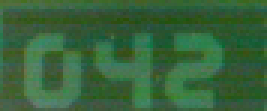
#> input picture dev/machine_learning/numberRecognition/num_outputs/num_1.png, 89 x 37 px (shown 3 times larger); its folder holds only this picture in this run
$ python ExtractDigits_old.py
#> lines starting #> are read from the running program, lines starting #| are printed output that depends on the picture; after the words box and inside, x2 and y2 are one past the last pixel; in counts of white or black regions, pixels touching at a corner belong together
#> in extract_digits, img is the input picture: shape (37, 89, 3); mean B, G, R 59.2, 99.3, 55.3
import cv2
import numpy as np
import sys
import os
import glob

isWindows = sys.platform.startswith('win')
pathChar = "/"
if isWindows:
    pathChar = "\\"
startingdir = os.getcwd() + pathChar


def averageColumns(num_pic):
    img = cv2.imread(num_pic)
    # -----Converting image to LAB Color model-----------------------------------
    lab = cv2.cvtColor(img, cv2.COLOR_BGR2LAB)
    # cv2.imshow("lab", lab)

    # -----Splitting the LAB image to different channels-------------------------
    l, a, b = cv2.split(lab)

    # -----Applying CLAHE to L-channel-------------------------------------------
    clahe = cv2.createCLAHE(clipLimit=3.0, tileGridSize=(8, 8))
    cl = clahe.apply(l)

    # -----Merge the CLAHE enhanced L-channel with the a and b channel-----------
    limg = cv2.merge((cl, a, b))

    # -----Converting image from LAB Color model to RGB model--------------------
    final = cv2.cvtColor(limg, cv2.COLOR_LAB2BGR)
    # cv2.imshow('final', final)

    img = final
    img = cv2.cvtColor(img, cv2.COLOR_BGR2GRAY)
    means = np.mean(img, axis=0)
    avg = np.mean(means)
    height, width = img.shape
    # print(means)
    for col in range(width):
        # print(img[col][:])
        if means[col] < avg * 0.8:
            img[:, col] = 0
    # cv2.imshow('img', img)
    # key = cv2.waitKey(0)


# Input the image with the full chip number
def find_digits(img):
    out_img = img.copy()
    img = ~img
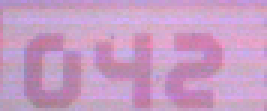
#> img: shape (37, 89, 3) (shown 3 times larger); mean of channels 0, 1, 2 195.8, 155.7, 199.7; drawn as B, G, R
    gray = cv2.cvtColor(img, cv2.COLOR_BGR2GRAY)
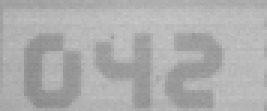
#> gray: shape (37, 89) (shown 3 times larger); min 137, max 198, mean 173.4
    blur = cv2.GaussianBlur(gray, (5, 5), 0)
    # im, thresh1 = cv2.threshold(blur, 127, 255, cv2.THRESH_OTSU)

    # _, thresh2 = cv2.threshold(blur, 90, 255, cv2.THRESH_BINARY)
    thresh2 = cv2.adaptiveThreshold(blur, 255, cv2.ADAPTIVE_THRESH_MEAN_C, cv2.THRESH_BINARY, 15, 1)
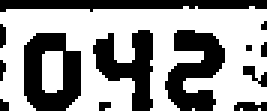
#> thresh2: shape (37, 89) (shown 3 times larger); 60.1% white; 13 black regions (7 under 20 px), largest, box (x1, y1, x2, y2) and area: (8, 11, 27, 37) 334, (55, 10, 75, 37) 319, (31, 10, 51, 37) 280, (0, 0, 89, 4) 265, (78, 34, 89, 37) 28, (81, 22, 89, 29) 25
    thresh2 = np.pad(thresh2, [(50, 25), (50, 25)], mode="constant", constant_values=255)
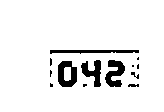
#> thresh2: shape (112, 164); 92.9% white; 13 black regions (7 under 20 px), largest, box (x1, y1, x2, y2) and area: (58, 61, 77, 87) 334, (105, 60, 125, 87) 319, (81, 60, 101, 87) 280, (50, 50, 139, 54) 265, (128, 84, 139, 87) 28, (131, 72, 139, 79) 25

    #################      Now finding Contours         ###################

    thresh2 = ~thresh2
#> thresh2: shape (112, 164); 7.1% white; 13 white regions (7 under 20 px)
    contours2, hierarchy2 = cv2.findContours(thresh2, cv2.RETR_TREE, cv2.CHAIN_APPROX_SIMPLE)
#> contours2 = 14 contours, 9 with area under 20; largest, box (x1, y1, x2, y2) and area: (58, 61, 77, 87) 391, (105, 60, 125, 87) 266, (81, 60, 101, 87) 230, (50, 50, 139, 54) 174, (63, 66, 72, 82) 112

    digits = []

    for cnt in contours2:
        # print("area = ", cv2.contourArea(cnt))
        if 500 > cv2.contourArea(cnt) > 75:
            [x, y, w, h] = cv2.boundingRect(cnt)
            # removing padding

            x = x - 50
            y = y - 50
            in_h, in_w = img.shape[:2]
            w = w if (x + w) < in_w else in_w - x
            h = h if (y + h) < in_h else in_h - y
            digit = [x, y, w, h]
            # print("h = ", h, "x + w = ", x + w, "x = ", x)

            if 20 <= h <= 30 and (x > 0 or x + w >= 20):
                cv2.rectangle(out_img, (x, y), (x + w, y + h), (0, 0, 255), 2)
                # cv2.imshow('thresh', out_img)
                # cv2.waitKey(0)
                # print(digit)
                digits.append(digit)
#> this loop made 14 passes
#> (x, y, w, h) on passes 8, 9, 10, 11, 14: (8, 11, 19, 26), (13, 16, 9, 16), (55, 10, 20, 27), (31, 10, 20, 27), (0, 0, 89, 4)
#> cnt on passes 6, 7, 12, 13: [[132, 65], [132, 66], [133, 66], [133, 65]], [[138, 64], [137, 65], [137, 68], [138, 68]], [[50, 58], [50, 65], [51, 64], [51, 59]], [[138, 57], [137, 58], [137, 59], [138, 59]]
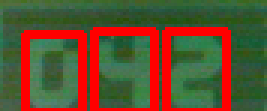
#> out_img: shape (37, 89, 3) (shown 3 times larger); mean B, G, R 47.4, 79.3, 97.7
#> after the loop, digits = [[8, 11, 19, 26], [55, 10, 20, 27], [31, 10, 20, 27]]
    digits.sort()

    if len(digits) != 3:
        cv2.imshow('original', img)
        cv2.imshow('contours drawn', out_img)
        cv2.imshow('thresh', thresh2)
        cv2.waitKey(0)

    img_digits = []
    img_done = False
    for i in digits:
        img_done = crop_d(out_img, i)
        img_digits.append(img_done)
#> this loop made 3 passes
#> (i, l in crop_d, r in crop_d, t in crop_d) on passes 1 to 3: ([8, 11, 19, 26], 8, 27, 11), ([31, 10, 20, 27], 31, 51, 10), ([55, 10, 20, 27], 55, 75, 10)
#> pass 2, in find_digits, `img_done = crop_d(out_img, i)`:
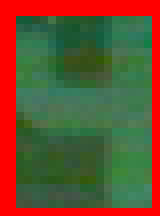
#> img_done: shape (27, 20, 3) (shown 8 times larger); mean B, G, R 49.8, 81.1, 105.3
#> pass 3, in find_digits, `img_done = crop_d(out_img, i)`:
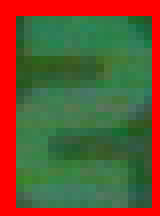
#> img_done: shape (27, 20, 3) (shown 8 times larger); mean B, G, R 51.8, 86, 104.9
#> after the loop, img_digits = 3 items

    gottem = len(digits) == 3
#> gottem = True
    return img_digits, img_done, gottem


def crop_d(img, dims):
    l = dims[0]
    r = dims[0] + dims[2]
    t = dims[1]
    b = dims[1] + dims[3]
    return img[t:b, l:r, :]


def extract_digits(in_folder, out_folder, write=True):
    digit_count = 1
    num_locs = glob.glob(in_folder)
    missed_it = 0
    for loc in num_locs:
        num_photo = startingdir + pathChar + loc
        img = cv2.imread(num_photo)
        digits, _, gottem = find_digits(img)
#> digits = 3 items; gottem = True
        if not gottem: missed_it += 1
        if len(digits) <= 0:
            continue
        if write:
            for digit in digits:
                name = startingdir + out_folder + pathChar + "digit_" + str(digit_count) + ".png"
                cv2.imwrite(name, digit)
                # cv2.imwrite(out_folder+pathChar+f"{digit_count}.jpg")
                digit_count += 1
#> this loop made 3 passes
#> after the loop, digit_count = 4
    print("you fucked up : ", missed_it, f"that's {int((missed_it / len(num_locs)) * 100)}% for you buddy")


if __name__ == "__main__":
    print("find digits ")
    extract_digits("num_outputs/*.png", "digit_outputs")

$ run again, on dev/machine_learning/numberRecognition/num_outputs/num_19.png
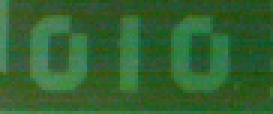
#> input picture dev/machine_learning/numberRecognition/num_outputs/num_19.png, 91 x 38 px (shown 3 times larger)
#> in extract_digits, img is the input picture: shape (38, 91, 3); mean B, G, R 49.5, 98.2, 50.5
#> in find_digits, `thresh2 = np.pad(thresh2, [(50, 25), (50, 25)], mode="constant", const..`:
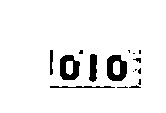
#> thresh2: shape (113, 166); 93.9% white; 16 black regions (9 under 20 px), largest, box (x1, y1, x2, y2) and area: (107, 55, 127, 81) 354, (60, 55, 80, 80) 330, (89, 54, 97, 82) 181
#> contours2 = 18 contours, 11 with area under 20; largest, box (x1, y1, x2, y2) and area: (107, 55, 127, 81) 407, (60, 55, 80, 80) 384, (89, 54, 97, 82) 150, (65, 60, 74, 76) 108, (112, 60, 121, 76) 107, (50, 50, 53, 75) 40, (50, 86, 115, 88) 40
#> the loop in find_digits, `for cnt in contours2: # print("area = ", cv2.contourArea(cnt))` made 18 passes
#> (x, y, w, h) on passes 9 to 13: (57, 5, 20, 26), (62, 10, 9, 16), (10, 5, 20, 25), (15, 10, 9, 16), (39, 4, 8, 28)
#> after the loop in find_digits, `for cnt in contours2:`: digits = [[57, 5, 20, 26], [10, 5, 20, 25], [39, 4, 8, 28]]
#> the loop in find_digits, `for i in digits:` made 3 passes
#> (i, l in crop_d, r in crop_d, t in crop_d, b in crop_d) on passes 1 to 3: ([10, 5, 20, 25], 10, 30, 5, 30), ([39, 4, 8, 28], 39, 47, 4, 32), ([57, 5, 20, 26], 57, 77, 5, 31)
#> pass 3, in find_digits, `img_done = crop_d(out_img, i)`:
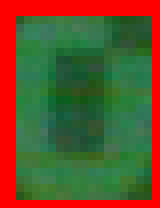
#> img_done: shape (26, 20, 3) (shown 8 times larger); mean B, G, R 45.7, 83.9, 98.8
#> after the loop in find_digits, `for i in digits:`: img_digits = 3 items
#> in find_digits, `gottem = len(digits) == 3`: gottem = True
#> in extract_digits, `digits, _, gottem = find_digits(img)`: digits = 3 items; gottem = True
#> the loop in extract_digits, `for digit in digits:` made 3 passes
#> after the loop in extract_digits, `for digit in digits:`: digit_count = 4
